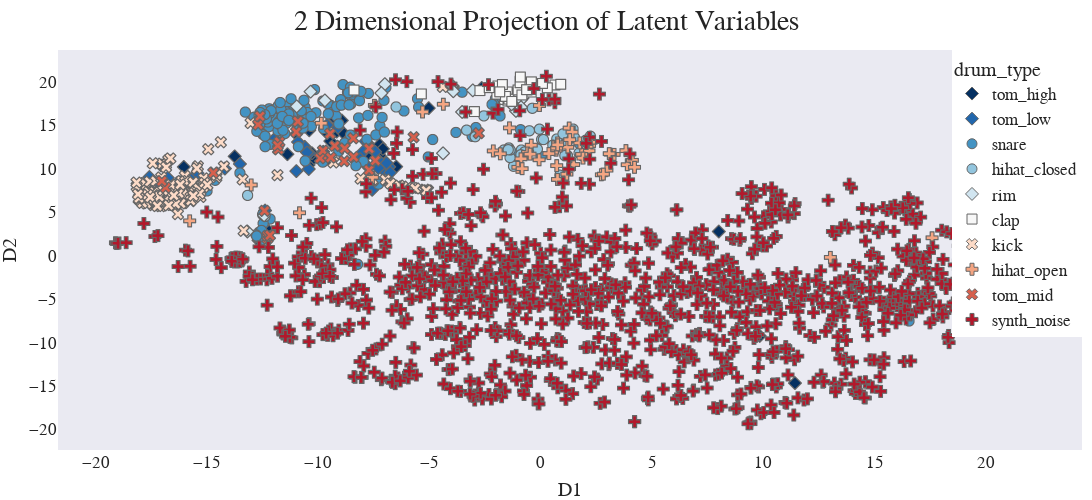

Notebook source saved alongside this figure:
### Code cell
scope = PlotlyScope()

df=pd.read_csv("../feature_extraction/csvs/df_8_2D.csv",index_col=False)

# fig = px.scatter_3d(df, x="D1",y="D2",z="D3",color="label",symbol="drum_type",hover_data=["path"],color_discrete_sequence=px.colors.qualitative.Dark2)
s_map={"tom_mid":"x","hihat_closed":"circle","synth_noise":"cross","tom_low":"diamond","tom_high":"diamond"}
fig = px.scatter(df, x="D1",y="D2",color="drum_type",symbol="drum_type",hover_data=["path"],
                    color_discrete_sequence= px.colors.sequential.RdBu_r,symbol_map=s_map)

fig.update_layout(
 autosize=False,title_text='2 Dimensional Projection of Latent Variables', title_x=0.5, title_y=0.98,
                    template="seaborn",
                    width=1100,
                    height=500, margin=dict( r=10, l=10, b=0, t=50),
                    font_family="Times New Roman",
                    font_size=17,
                    title_font_family="Times New Roman",
                    title_font_size=28,
                    legend=dict(orientation="v",yanchor="top",y=1.0,xanchor="right",x=1))
fig.update_traces(marker=dict(size=10,opacity=1,line=dict(width=1,color='#666666')))
fig.update_xaxes(showgrid=False,zeroline=False,)

fig.update_yaxes(showgrid=False,zeroline=False,)

g=fig
fig.show()
with open("t-SNE_2d.svg", "wb") as f:
    f.write(scope.transform(fig, format="svg", width=1100,height=500,  ))

### Figure 1 — Plotly figure (JSON) as saved in the notebook; plotly's stock layout.template omitted (floating-point values rounded to 4 significant figures; data arrays with more than 128 entries replaced by an {"elided": "..."} marker saying what was removed)
{"data": [{"customdata": [["./dk_data/tom_high/Roland Tr-909-TR-909Tom Hi 01.wav"], ["./dk_data/tom_high/Kawai R50e-R50eTomA_Hi.wav"], ["./dk_data/tom_high/Vermona Drum-MaxV - Tom Hi.wav"], ["./dk_data/tom_high/Kawai R50-R50 TomH.wav"], ["./dk_data/tom_high/Alesis Hr16-MaxV - HR16 10-DBL TOM.wav"], ["./dk_data/tom_high/Yamaha RX21-RX21Tom_Hi.wav"], ["./dk_data/tom_high/Alesis DM5-DM5Tom03_Hi.wav"], ["./dk_data/tom_high/Yamaha SY22-Tom2elsy45.wav"], ["./dk_data/tom_high/mercure_drums-gd-tom1.wav"], ["./dk_data/tom_high/Emu Drumulator-DrumulatorTom03.wav"], ["./dk_data/tom_high/Kawai r-50-MaxV - RTOMHREV.wav"], ["./dk_data/tom_high/Alesis DM5-DM5Tom04_Hi.wav"], ["./dk_data/tom_high/Sequential Tom-TOMTom_Hi.wav"], ["./dk_data/tom_high/Emu Drumulator-DrumulatorTom02.wav"], ["./dk_data/tom_high/Roland Tr-606-TR606TomHi05.wav"], ["./dk_data/tom_high/Akai Mpc60-MaxV - Tom High.wav"], ["./dk_data/tom_high/Coron Drum Synce DS-7-coron-ds7-tom7.wav"], ["./dk_data/tom_high/Roland Tr-909-TR-909Tom Hi 02.wav"], ["./dk_data/tom_high/Sequential DrumTraks Tom-MaxV - Tom Hi.wav"], ["./dk_data/tom_high/Boss DR-202-202tom01.wav"], ["./dk_data/tom_high/Coron Drum Synce DS-7-coron-ds7-tom5.wav"], ["./dk_data/tom_high/Roland Tr-606-TR606TomHi_OD.wav"], ["./dk_data/tom_high/Roland MC303-MaxV - Achitom2.wav"], ["./dk_data/tom_high/Alesis Hr16-HR16Tom02.wav"], ["./dk_data/tom_high/Roland Tr-606-MaxV - Roland Tr-606 - Tom-Hi.wav"], ["./dk_data/tom_high/Alesis DM5-DM5Tom02_Hi.wav"], ["./dk_data/tom_high/Akai XR10-XR10HiTom03.wav"], ["./dk_data/tom_high/Alesis DM5-DM5Tom01_Hi.wav"], ["./dk_data/tom_high/AKAI XE-8-MaxV - XE8 Tom High int_12.wav"], ["./dk_data/tom_high/Fricke MFB 512-MaxV - Tom High.wav"], ["./dk_data/tom_high/Kawai r-50-MaxV - ATOMSDGA.wav"]], "hovertemplate": "drum_type=tom_high<br>D1=%{x}<br>D2=%{y}<br>path=%{customdata[0]}<extra></extra>", "legendgroup": "tom_high", "marker": {"color": "rgb(5,48,97)", "line": {"color": "#666666", "width": 1}, "opacity": 1, "size": 10, "symbol": "diamond"}, "mode": "markers", "name": "tom_high", "showlegend": true, "type": "scattergl", "x": [-9.182, -9.237, -12.7, -2.663, -10.42, -9.629, -10.44, -6.507, -8.91, 9.835, -8.952, -9.512, -13.77, -10.2, -12.04, -7.247, 11.42, -16.05, -11.4, -12.22, 7.997, -7.783, -7.251, -7.768, -11.59, -9.465, -7.105, -12.22, -10.29, -11.0, -5.044], "xaxis": "x", "y": [14.27, 15.74, 1.759, 19.3, 14.43, 14.16, 10.45, 10.25, 14.19, -9.237, 15.56, 11.03, 11.43, 11.23, 16.16, 11.52, -14.66, 10.22, 11.68, 2.786, 2.777, 12.92, 12.77, 11.73, 15.73, 13.18, 12.29, 15.6, 11.79, 13.99, 16.98], "yaxis": "y"}, {"customdata": [["./dk_data/tom_low/Visco Space drums-MaxV - Tom Lo.wav"], ["./dk_data/tom_low/Yamaha RX-11-MaxV - RX11 TOM3.wav"], ["./dk_data/tom_low/Korg DDM110-Ddm110Tom_Lo.wav"], ["./dk_data/tom_low/Linn Drum LM1-tom6.wav"], ["./dk_data/tom_low/Alesis DM5-DM5Tom10_Lo.wav"], ["./dk_data/tom_low/Akai Mpc60-MaxV - Tom Low 2.wav"], ["./dk_data/tom_low/Linn Drum LM1-tom1.wav"], ["./dk_data/tom_low/Roland R-8-R8Tom35.wav"], ["./dk_data/tom_low/Alesis DM5-DM5Tom12_Lo.wav"], ["./dk_data/tom_low/Roland SH-09-MaxV - stompbass4.wav"], ["./dk_data/tom_low/Roland R-8-R8Tom27.wav"], ["./dk_data/tom_low/Fairlight IIx-MaxV - DeepTom.wav"], ["./dk_data/tom_low/Roland Tr-606-TR606TomLo02.wav"], ["./dk_data/tom_low/Akai XR10-XR10LoTom03.wav"], ["./dk_data/tom_low/Roland JD-990-MaxV - RIM-TOM4.wav"], ["./dk_data/tom_low/Suzuki RPM-40-MaxV - Tom.wav"], ["./dk_data/tom_low/Linn Drum LM2-Linn lo tom.wav"], ["./dk_data/tom_low/Korg MS-20-MaxV - TomLo.wav"], ["./dk_data/tom_low/Alesis DM5-DM5Tom01_Lo.wav"], ["./dk_data/tom_low/Kurzweil K2000 ROM-MaxV - lotom.wav"], ["./dk_data/tom_low/Alesis DM5-DM5Tom20_Lo.wav"], ["./dk_data/tom_low/Virtual MPC Electronics-MaxV - Tom.wav"], ["./dk_data/tom_low/Alesis DM5-DM5Tom18_Lo.wav"], ["./dk_data/tom_low/Alesis DM5-DM5Tom05_Lo.wav"], ["./dk_data/tom_low/Roland R-5-R-5 Room Ambient Tom 1.wav"], ["./dk_data/tom_low/DPM-48-TOM3.wav"], ["./dk_data/tom_low/Kawai r-50-MaxV - ETOMLR50.wav"], ["./dk_data/tom_low/Akai XR10-XR10LoTom04.wav"], ["./dk_data/tom_low/Roland Tr-606-TR606TomLo_OD.wav"], ["./dk_data/tom_low/Yamaha MR10-MR10Tom_Lo.wav"], ["./dk_data/tom_low/Roland R-8-R8Tom16.wav"], ["./dk_data/tom_low/Kawai XD5-XD5TomLo.wav"], ["./dk_data/tom_low/Simmons SDS5-SDSTomE2.wav"], ["./dk_data/tom_low/Boss DR-202-202tom06.wav"], ["./dk_data/tom_low/Yamaha RX21-RX21Tom_Lo.wav"], ["./dk_data/tom_low/Roland R-8-R8Tom19.wav"], ["./dk_data/tom_low/Emu Drumulator-DrumulatorETomLo.wav"]], "hovertemplate": "drum_type=tom_low<br>D1=%{x}<br>D2=%{y}<br>path=%{customdata[0]}<extra></extra>", "legendgroup": "tom_low", "marker": {"color": "rgb(33,102,172)", "line": {"color": "#666666", "width": 1}, "opacity": 1, "size": 10, "symbol": "diamond"}, "mode": "markers", "name": "tom_low", "showlegend": true, "type": "scattergl", "x": [-17.6, -15.52, -14.21, -7.664, -10.44, -10.62, -7.879, -9.786, -7.066, -12.4, -13.53, -17.08, -12.02, -6.82, -6.939, -9.619, -9.121, -6.773, -16.92, -8.705, -7.339, -11.97, -7.793, -16.78, -16.31, -7.586, -10.41, -10.92, -7.993, -15.83, -7.307, -10.51, -8.126, -10.99, -15.44, -17.19, -7.45], "xaxis": "x", "y": [9.052, 9.258, 10.03, 12.46, 9.97, 12.53, 13.17, 11.96, 9.823, 5.195, 10.56, 10.38, 15.25, 10.23, 10.67, 15.03, 14.76, 9.547, 7.396, 13.25, 11.08, 13.46, 10.27, 8.972, 7.726, 7.578, 11.81, 13.08, 11.97, 7.508, 10.08, 11.88, 11.11, 9.732, 9.494, 7.987, 11.96], "yaxis": "y"}, {"customdata": {"elided": "143x1 str values"}, "hovertemplate": "drum_type=snare<br>D1=%{x}<br>D2=%{y}<br>path=%{customdata[0]}<extra></extra>", "legendgroup": "snare", "marker": {"color": "rgb(67,147,195)", "line": {"color": "#666666", "width": 1}, "opacity": 1, "size": 10, "symbol": "circle"}, "mode": "markers", "name": "snare", "showlegend": true, "type": "scattergl", "x": {"elided": "143 float values"}, "xaxis": "x", "y": {"elided": "143 float values"}, "yaxis": "y"}, {"customdata": [["./dk_data/hihat_closed/Roland Tr-606-TR606Hat_C_OD.wav"], ["./dk_data/hihat_closed/Roland Tr-606-TR606Hat_C05.wav"], ["./dk_data/hihat_closed/Casio PT-68-MaxV - HH Cl.wav"], ["./dk_data/hihat_closed/Boss DR-550-MaxV - CHH1.wav"], ["./dk_data/hihat_closed/Akai Mpc60-MaxV - HiHat Closed.wav"], ["./dk_data/hihat_closed/Acetone Rhythm King-MaxV - HH Cl.wav"], ["./dk_data/hihat_closed/Roland MC09-MC09 HatC_03.wav"], ["./dk_data/hihat_closed/Boss DR-550-DR550Hat03_C.wav"], ["./dk_data/hihat_closed/Roland MC09-MC09 HatC_01.wav"], ["./dk_data/hihat_closed/Sequential Tom-TOMHat_C.wav"], ["./dk_data/hihat_closed/Roland Tr-626-MaxV - Roland - 626_chh 03.wav"], ["./dk_data/hihat_closed/MXR Computer Rhythm 185-MaxV - MXR Hat_closed.wav"], ["./dk_data/hihat_closed/Yamaha RY-10-MaxV - HHC6VRB.wav"], ["./dk_data/hihat_closed/Alesis Hr16b-MaxV - HHC 1.wav"], ["./dk_data/hihat_closed/Kawai r-50-MaxV - HHCL_R50.wav"], ["./dk_data/hihat_closed/Electro Harmonix Drm32-MaxV - HH Cl.wav"], ["./dk_data/hihat_closed/Roland D-70-MaxV - CL-HIHAT.wav"], ["./dk_data/hihat_closed/Roland D-10 L.A-la-clhh.wav"], ["./dk_data/hihat_closed/mercure_drums-p-hhc2.wav"], ["./dk_data/hihat_closed/Boss DR-202-202hat07.wav"], ["./dk_data/hihat_closed/Roland MC09-MC09 HatC_07.wav"], ["./dk_data/hihat_closed/Alesis D4fx-MaxV - HiHat Closed 2.wav"], ["./dk_data/hihat_closed/Kawai r-50-MaxV - HHCLENHA.wav"], ["./dk_data/hihat_closed/Emu Drumulator-DrumulatorHat_C.wav"], ["./dk_data/hihat_closed/KORG DDD-1-MaxV - DDD1 clhh1.wav"], ["./dk_data/hihat_closed/Boss DR-202-202hat05.wav"], ["./dk_data/hihat_closed/Roland CR-8000-CR8000Hat_C.wav"], ["./dk_data/hihat_closed/Casio PT-30-MaxV - HH Cl.wav"], ["./dk_data/hihat_closed/Boss DR-202-202hat09.wav"], ["./dk_data/hihat_closed/Fairlight IIx-MaxV - HHPedal.wav"], ["./dk_data/hihat_closed/Yamaha PSR-MaxV - psr-hatcl.wav"], ["./dk_data/hihat_closed/Roland Tr-909-MaxV - Roland909 - 909HHB 05.wav"], ["./dk_data/hihat_closed/Sequential DrumTraks Tom-MaxV - HiHat Closed.wav"], ["./dk_data/hihat_closed/Roland MC09-MC09 HatC_08.wav"], ["./dk_data/hihat_closed/Yamaha RY-10-MaxV - HHC9VRB.wav"]], "hovertemplate": "drum_type=hihat_closed<br>D1=%{x}<br>D2=%{y}<br>path=%{customdata[0]}<extra></extra>", "legendgroup": "hihat_closed", "marker": {"color": "rgb(146,197,222)", "line": {"color": "#666666", "width": 1}, "opacity": 1, "size": 10, "symbol": "circle"}, "mode": "markers", "name": "hihat_closed", "showlegend": true, "type": "scattergl", "x": [1.741, 1.716, 1.191, -1.231, 0.03122, 0.8524, -0.1608, -1.659, -0.8817, 1.195, 0.7133, -0.06604, 0.5352, -1.388, -0.5209, -13.18, -1.441, -2.955, -3.34, 1.511, -0.7337, -2.566, 2.222, 1.222, 2.027, 0.1126, -1.385, -0.3859, -6.509, -12.4, 0.9937, 1.447, 1.074, -0.9011, -1.468], "xaxis": "x", "y": [11.75, 11.82, 13.13, 10.29, 13.38, 9.264, 12.27, 12.17, 12.16, 11.51, 13.43, 14.56, 12.72, 11.29, 14.37, 6.939, 12.4, 13.69, 14.45, 13.57, 11.93, 16.09, 13.75, 13.83, 13.3, 13.36, 12.16, 16.96, 17.12, 4.519, 14.02, 14.57, 11.51, 11.61, 12.19], "yaxis": "y"}, {"customdata": [["./dk_data/rim/Akai Mpc60-MaxV - Rimshot 3.wav"], ["./dk_data/rim/Kawai R50e-R50eRimshot.wav"], ["./dk_data/rim/Oberheim Dmx-DMXRim.wav"], ["./dk_data/rim/Linn Linn-9000-MaxV - Rimshot.wav"], ["./dk_data/rim/Gulbransen-MaxV - Rim.wav"], ["./dk_data/rim/Jomox Xbase-09-Rim01.wav"], ["./dk_data/rim/Akai Mpc60-MaxV - Rimshot 1.wav"], ["./dk_data/rim/Korg DDM110-MaxV - 110_rim.wav"], ["./dk_data/rim/Roland JD-990-MaxV - MARIMWAV.wav"], ["./dk_data/rim/KORG DDD-1-MaxV - DDD1 rimshot.wav"], ["./dk_data/rim/Roland R-5-R-5 Rimshot Snare 1.wav"], ["./dk_data/rim/Yamaha RX11-RX11Rimshot.wav"], ["./dk_data/rim/Akai XR10-XR10Rimshot02.wav"], ["./dk_data/rim/Alesis DM5-DM5Rim05.wav"], ["./dk_data/rim/Roland Tr-808-TR-808Rim01.wav"], ["./dk_data/rim/Roland TR-505-TR-505Rim.wav"], ["./dk_data/rim/Roland D-10 L.A-la-rim.wav"], ["./dk_data/rim/Emu Drumulator-MaxV - EMU_RIM.wav"], ["./dk_data/rim/Jomox Xbase-09-Rim02.wav"]], "hovertemplate": "drum_type=rim<br>D1=%{x}<br>D2=%{y}<br>path=%{customdata[0]}<extra></extra>", "legendgroup": "rim", "marker": {"color": "rgb(209,229,240)", "line": {"color": "#666666", "width": 1}, "opacity": 1, "size": 10, "symbol": "diamond"}, "mode": "markers", "name": "rim", "showlegend": true, "type": "scattergl", "x": [-1.774, -7.016, -3.961, -3.061, -1.122, -13.19, -2.108, -12.44, -4.399, -0.8806, -10.98, -3.992, -9.711, -0.8921, -3.542, -3.939, -1.318, -7.173, -10.35], "xaxis": "x", "y": [18.8, 19.74, 19.5, 19.03, 16.66, 2.783, 19.2, 4.637, 11.79, 17.97, 17.18, 19.56, 17.86, 17.08, 16.54, 18.92, 17.42, 18.71, 18.88], "yaxis": "y"}, {"customdata": [["./dk_data/clap/Linn Linn-9000-MaxV - Clap 1.wav"], ["./dk_data/clap/Linn Linn-9000-MaxV - Clap 2.wav"], ["./dk_data/clap/Kawai r-50-MaxV - CLAP2R50.wav"], ["./dk_data/clap/Roland Tr-626-MaxV - Roland - 626_clap 04.wav"], ["./dk_data/clap/Kawai R-50e-MaxV - R50e Clap.wav"], ["./dk_data/clap/Alesis Hr16b-HR16B 036 Gated Claps.wav"], ["./dk_data/clap/Alesis D4fx-MaxV - Clap.wav"], ["./dk_data/clap/Simmons Clap-MaxV - SM Clap14.wav"], ["./dk_data/clap/Simmons Clap-MaxV - SM Clap12.wav"], ["./dk_data/clap/Simmons Clap-MaxV - SM Clap7.wav"], ["./dk_data/clap/EMU E-drum-MaxV - Clap.wav"], ["./dk_data/clap/AKAI XE-8-MaxV - XE8 Clap int_15.wav"], ["./dk_data/clap/Roland Tr-808-TR-808Clap01.wav"], ["./dk_data/clap/Korg DDM110-MaxV - 110_clap.wav"], ["./dk_data/clap/Simmons Clap-MaxV - SM Clap20.wav"], ["./dk_data/clap/MultiMoog-MaxV - JeeesuosClaps.wav"], ["./dk_data/clap/Simmons Clap-MaxV - SM Clap19.wav"], ["./dk_data/clap/Boss DR-110-DR-110Clap.wav"], ["./dk_data/clap/Yamaha RY30-RY30Clap.wav"], ["./dk_data/clap/Simmons Clap-MaxV - SM Clap23.wav"], ["./dk_data/clap/Roland Tr-808-TR-808Clap02.wav"], ["./dk_data/clap/Simmons Clap-MaxV - SM Clap2.wav"], ["./dk_data/clap/Roland D-70-MaxV - CLAP.wav"], ["./dk_data/clap/Simmons Clap-MaxV - SM Clap11.wav"], ["./dk_data/clap/Linn Linndrum-LinnClap.wav"], ["./dk_data/clap/Roland MC303-MaxV - Rapclap1.wav"], ["./dk_data/clap/Alesis Sr16-SR16Clap.wav"], ["./dk_data/clap/Jomox Xbase-09-LFOClap.wav"]], "hovertemplate": "drum_type=clap<br>D1=%{x}<br>D2=%{y}<br>path=%{customdata[0]}<extra></extra>", "legendgroup": "clap", "marker": {"color": "rgb(247,247,247)", "line": {"color": "#666666", "width": 1}, "opacity": 1, "size": 10, "symbol": "square"}, "mode": "markers", "name": "clap", "showlegend": true, "type": "scattergl", "x": [-1.931, -1.64, -1.98, -0.7689, -1.511, -1.481, -1.44, -1.733, 0.6333, -5.375, -0.4367, -0.4292, -0.6272, -2.743, 0.2879, -8.401, 0.8915, -1.027, 0.07129, -0.9368, -1.595, -0.9256, -0.8548, -0.6444, -2.323, -1.31, -1.851, -2.988], "xaxis": "x", "y": [19.53, 17.98, 18.58, 18.65, 18.84, 17.8, 18.01, 19.7, 19.65, 18.61, 18.83, 20.0, 19.06, 18.99, 19.32, 19.06, 19.72, 19.07, 19.82, 19.9, 18.33, 20.56, 18.5, 19.1, 19.34, 17.76, 18.86, 16.58], "yaxis": "y"}, {"customdata": [["./dk_data/kick/Kawai r-50-MaxV - BD2__R50.wav"], ["./dk_data/kick/Jomox Xbase-09-BassDr06.wav"], ["./dk_data/kick/Roland Tr-808-TR-808Kick07.wav"], ["./dk_data/kick/Yamaha RY30-RY30Kick05.wav"], ["./dk_data/kick/mercure_drums-gd-kick1.wav"], ["./dk_data/kick/Alesis DM5-DM5Kick21.wav"], ["./dk_data/kick/Roland Tr-909-TR-909Kick 07.wav"], ["./dk_data/kick/Roland D-10 L.A-la-bd1.wav"], ["./dk_data/kick/Alesis Hr16b-HR16B 006 Deep Wood Kick.wav"], ["./dk_data/kick/Roland R-8-R8Kick05.wav"], ["./dk_data/kick/Boss DR-660-DR-660Kick21.wav"], ["./dk_data/kick/Boss DR-660-DR-660Kick05.wav"], ["./dk_data/kick/Roland Tr-909-MaxV - Roland909 - 909BDA 01.wav"], ["./dk_data/kick/Roland R-8-R8Kick27.wav"], ["./dk_data/kick/Alesis DM5-DM5Kick48.wav"], ["./dk_data/kick/Alesis DM5-DM5Kick78.wav"], ["./dk_data/kick/Akai XR10-XR10Kick04.wav"], ["./dk_data/kick/Fricke MFB 512-MaxV - Kick.wav"], ["./dk_data/kick/Roland Tr-707-TR-707Kick01.wav"], ["./dk_data/kick/Roland TR-909 BD Selection-KK-Di909BD 26.wav"], ["./dk_data/kick/Electro Harmonix Drm15-MaxV - Kick.wav"], ["./dk_data/kick/Roland Tr-808-MaxV - Roland808 - BD0050 16.wav"], ["./dk_data/kick/Boss DR-660-DR-660Kick41.wav"], ["./dk_data/kick/Yamaha RX-11-MaxV - RX11 BD1.wav"], ["./dk_data/kick/Alesis Hr16-HR16Kick02.wav"], ["./dk_data/kick/AKAI XE-8-MaxV - XE8 Kick 2 int_2.wav"], ["./dk_data/kick/Linn Linndrum-LinnKick02.wav"], ["./dk_data/kick/Acetone Rhythm Ace-MaxV - KICK2.wav"], ["./dk_data/kick/Roland R-8-R8Kick03.wav"], ["./dk_data/kick/Roland MC303-MaxV - Drybd1.wav"], ["./dk_data/kick/Roland TR-909 BD Selection-KK-Di909BD 49.wav"], ["./dk_data/kick/Roland Tr-909-TR-909Kick 10.wav"], ["./dk_data/kick/Kawai r-50-MaxV - ATMBDR50.wav"], ["./dk_data/kick/Boss DR-660-DR-660Kick39.wav"], ["./dk_data/kick/Yamaha RX11-RX11Kick.wav"], ["./dk_data/kick/Boss DR-660-DR-660Kick07.wav"], ["./dk_data/kick/Roland Tr-808-MaxV - Roland808 - BD7525 35.wav"], ["./dk_data/kick/Fairlight IIx-MaxV - Bdrum.wav"], ["./dk_data/kick/Roland TR-909 BD Selection-KK-Di909BD 40.wav"], ["./dk_data/kick/Boss DR-660-DR-660Kick20.wav"], ["./dk_data/kick/Alesis DM5-DM5Kick09.wav"], ["./dk_data/kick/Alesis DM5-DM5Kick69.wav"], ["./dk_data/kick/Roland TR-909 BD Selection-KK-Di909BD 08.wav"], ["./dk_data/kick/Roland Tr-808-TR-808Kick03.wav"], ["./dk_data/kick/Yamaha RX-5-MaxV - RX5PBD3.wav"], ["./dk_data/kick/Roland TR-909 BD Selection-KK-Di909BD 62.wav"], ["./dk_data/kick/Roland TR-909 BD Selection-KK-Di909BD 53.wav"], ["./dk_data/kick/Oberheim Dmx-DMXKick02.wav"], ["./dk_data/kick/Roland TR-909 BD Selection-KK-Di909BD 04.wav"], ["./dk_data/kick/Roland Tr-606-TR606Kick01.wav"], ["./dk_data/kick/Boss DR-660-DR-660Kick15.wav"], ["./dk_data/kick/Univox Micro-Rhythmer 12-MaxV - UNIVOXBD.wav"], ["./dk_data/kick/Roland S-50-MaxV - ebd.wav"], ["./dk_data/kick/Akai XR10-XR10Kick02.wav"], ["./dk_data/kick/Boss DR-660-DR-660Kick26.wav"], ["./dk_data/kick/Yamaha RX-5-MaxV - RX5IBD1.wav"], ["./dk_data/kick/Yamaha RX-5-MaxV - RX5PBD2.wav"], ["./dk_data/kick/Alesis Hr16-HR16Kick06.wav"], ["./dk_data/kick/Roland TR-909 BD Selection-KK-Di909BD 51.wav"], ["./dk_data/kick/Roland TR-909 BD Selection-KK-Di909BD 25.wav"], ["./dk_data/kick/Alesis DM5-DM5Kick16.wav"], ["./dk_data/kick/Alesis DM5-DM5Kick62.wav"], ["./dk_data/kick/Roland R-5-R-5 Electronic Kick.wav"], ["./dk_data/kick/Alesis DM5-DM5Kick38.wav"], ["./dk_data/kick/Alesis DM5-DM5Kick30.wav"], ["./dk_data/kick/Linn Linndrum-LinnKick01.wav"], ["./dk_data/kick/Roland D-10 L.A-la-wetbd.wav"], ["./dk_data/kick/Korg DDM110-Ddm110Kick.wav"], ["./dk_data/kick/Linn Linn-9000-MaxV - Kick 1.wav"], ["./dk_data/kick/Roland R-8-R8Kick22.wav"], ["./dk_data/kick/Kawai R50e-R50eKick03.wav"], ["./dk_data/kick/Alesis DM5-DM5Kick77.wav"], ["./dk_data/kick/Roland JV 1080-MaxV - BD2.wav"], ["./dk_data/kick/Kawai XD5-XD5Kick04.wav"], ["./dk_data/kick/Roland TR-909 BD Selection-KK-Di909BD 35.wav"], ["./dk_data/kick/Kawai XD5-XD5Kick01.wav"], ["./dk_data/kick/Akai XR-1-MaxV - Kick 09.wav"], ["./dk_data/kick/Yamaha RX-5-MaxV - RX5PBD1.wav"], ["./dk_data/kick/Boss DR-660-DR-660Kick49.wav"], ["./dk_data/kick/Fairlight IIx-MaxV - Bbdrum1.wav"], ["./dk_data/kick/MXR Computer Rhythm 185-MaxV - MXR Kick.wav"], ["./dk_data/kick/Kawai r-50-MaxV - ACCBDENH.wav"], ["./dk_data/kick/KorgMP7-Kickdrum.wav"], ["./dk_data/kick/Alesis DM5-DM5Kick84.wav"], ["./dk_data/kick/Alesis DM5-DM5Kick82.wav"], ["./dk_data/kick/Linn Drum LM2-Linn kick hard.wav"], ["./dk_data/kick/XE8-XE8 Kick 2 int_2.wav"], ["./dk_data/kick/Acetone Rhythm Ace-MaxV - KICK4.wav"], ["./dk_data/kick/Alesis Sr16-SR16Kick01.wav"], ["./dk_data/kick/Fricke MFB 502-MaxV - Kick.wav"], ["./dk_data/kick/Roland Tr-808-MaxV - Roland808 - BD7500 33.wav"], ["./dk_data/kick/Roland Tr-606-TR606Kick_OD.wav"], ["./dk_data/kick/Roland TR-55-MaxV - Kick.wav"], ["./dk_data/kick/Roland MC09-MC09 Kick04.wav"], ["./dk_data/kick/mercure_drums-tt-kick1.wav"], ["./dk_data/kick/Roland JV 1080-MaxV - BD1.wav"], ["./dk_data/kick/Alesis DM5-DM5Kick42.wav"], ["./dk_data/kick/Roland TR-909 BD Selection-KK-Di909BD 59.wav"], ["./dk_data/kick/Roland R-8-R8Kick26.wav"], ["./dk_data/kick/Roland Tr-808-TR-808Kick15.wav"], ["./dk_data/kick/Alesis DM5-DM5Kick32.wav"], ["./dk_data/kick/Roland Tr-808-TR-808Kick02.wav"], ["./dk_data/kick/Roland Tr-808-MaxV - Roland808 - BD2575 27.wav"], ["./dk_data/kick/Alesis DM5-DM5Kick31.wav"], ["./dk_data/kick/AKAI XE-8-MaxV - XE8 Kick 1 int_1.wav"], ["./dk_data/kick/Roland TR-909 BD Selection-KK-Di909BD 11.wav"], ["./dk_data/kick/EMU E-drum-MaxV - Kick4.wav"], ["./dk_data/kick/Boss DR-660-DR-660Kick14.wav"], ["./dk_data/kick/Yamaha RX21-RX21Kick.wav"], ["./dk_data/kick/Deepsky-909kick.wav"], ["./dk_data/kick/Fairlight IIx-MaxV - Symkick.wav"], ["./dk_data/kick/Roland Tr-808-MaxV - Roland808 - BD2500 23.wav"], ["./dk_data/kick/Linn Linn-9000-MaxV - Kick 2.wav"], ["./dk_data/kick/Boss DR-55-DR-55Kick.wav"], ["./dk_data/kick/Alesis Hr16b-HR16B 005 Techno Kick.wav"], ["./dk_data/kick/Roland PB-300 Rhythm Plus-MaxV - Kick.wav"]], "hovertemplate": "drum_type=kick<br>D1=%{x}<br>D2=%{y}<br>path=%{customdata[0]}<extra></extra>", "legendgroup": "kick", "marker": {"color": "rgb(253,219,199)", "line": {"color": "#666666", "width": 1}, "opacity": 1, "size": 10, "symbol": "x"}, "mode": "markers", "name": "kick", "showlegend": true, "type": "scattergl", "x": [-16.23, -15.42, -8.106, -15.72, -16.5, -17.08, -14.39, -15.3, -14.59, -15.75, -16.52, -16.85, -13.05, -15.17, -17.03, -16.07, -15.65, -17.01, -16.72, -5.075, -17.28, -17.81, -17.56, -17.09, -14.25, -17.38, -16.27, -17.97, -11.82, -16.75, -5.221, -14.95, -16.01, -17.81, -16.52, -15.6, -16.93, -16.35, -5.208, -16.15, -15.68, -17.42, -6.403, -17.01, -6.986, -5.749, -5.653, -16.69, -5.116, -17.11, -17.59, -13.41, -16.85, -15.16, -9.331, -17.34, -17.32, -17.33, -6.218, -5.094, -18.02, -4.411, -15.99, -15.85, -17.68, -16.25, -16.5, -15.68, -16.09, -15.63, -16.62, -17.14, -13.36, -14.7, -6.36, -18.17, -16.12, -17.61, -17.63, -15.39, -17.74, -17.45, -17.92, -18.18, -7.555, -16.91, -17.39, -17.16, -16.18, -18.08, -15.74, -17.07, -17.67, -18.07, -15.13, -16.27, -16.6, -6.765, -14.99, -7.576, -18.11, -15.34, -11.84, -16.21, -17.57, -5.157, -15.63, -16.99, -17.24, -16.66, -15.47, -16.42, -16.32, -16.73, -14.57, -16.5], "xaxis": "x", "y": [7.958, 10.29, 8.867, 7.914, 6.758, 7.05, 13.06, 6.758, 9.016, 6.274, 7.126, 10.5, 15.26, 7.909, 10.59, 6.151, 8.243, 5.787, 6.565, 7.494, 7.265, 8.355, 8.34, 5.7, 10.27, 6.518, 6.527, 7.498, 12.26, 11.01, 7.589, 12.25, 9.171, 6.928, 5.834, 7.515, 6.533, 6.402, 7.568, 8.586, 6.824, 5.817, 8.034, 8.024, 8.75, 7.795, 7.743, 6.892, 7.522, 6.238, 8.512, 8.775, 10.19, 8.897, 10.73, 6.094, 8.582, 7.43, 7.947, 7.499, 6.383, 19.43, 8.526, 7.207, 6.045, 6.744, 7.629, 6.485, 6.044, 8.449, 8.143, 6.962, 2.866, 9.575, 8.054, 7.976, 7.08, 7.351, 7.321, 7.713, 6.009, 10.64, 6.073, 8.417, 8.642, 6.302, 6.518, 6.796, 6.012, 6.516, 6.337, 8.999, 7.0, 6.63, 8.376, 7.188, 5.83, 8.305, 8.141, 8.785, 7.076, 7.141, 9.262, 8.186, 6.716, 7.503, 6.892, 7.511, 5.709, 11.19, 10.04, 5.94, 4.781, 5.795, 9.291, 6.923], "yaxis": "y"}, {"customdata": [["./dk_data/hihat_open/Yamaha RX5-RX5Hat_O.wav"], ["./dk_data/hihat_open/Sequential Tom-TOMHat_O.wav"], ["./dk_data/hihat_open/Roland MC09-MC09 HatO_04.wav"], ["./dk_data/hihat_open/Visco Space drums-MaxV - HH Op.wav"], ["./dk_data/hihat_open/Korg SR-120-MaxV - HH Op.wav"], ["./dk_data/hihat_open/Casio PT-68-MaxV - HH Op.wav"], ["./dk_data/hihat_open/Roland MC09-MC09 HatO_02.wav"], ["./dk_data/hihat_open/Roland SC-88-MaxV - D#4 Open High Conga.wav"], ["./dk_data/hihat_open/MATTEL SYNSONIC-MaxV - Mattel Hi-Hat.wav"], ["./dk_data/hihat_open/Roland MC09-MC09 HatO_03.wav"], ["./dk_data/hihat_open/Roland Tr-808-TR-808Hat_O01.wav"], ["./dk_data/hihat_open/Roland MC303-MaxV - Openpand.wav"], ["./dk_data/hihat_open/Oberheim DX-MaxV - DMX__OHH.wav"], ["./dk_data/hihat_open/Boss DR-110-DR-110Hat_O.wav"], ["./dk_data/hihat_open/KORG DDD-1-MaxV - DDD1 ophh1.wav"], ["./dk_data/hihat_open/Roland System-100-MaxV - Roland -open2 18.wav"], ["./dk_data/hihat_open/Acetone Rhythm King-MaxV - HH Op.wav"], ["./dk_data/hihat_open/Boss DR-55-DR-55Hat.wav"], ["./dk_data/hihat_open/Roland Tr-606-TR606Hat_O01.wav"], ["./dk_data/hihat_open/Alesis Sr16-SR16Hat_O4.wav"], ["./dk_data/hihat_open/XE8-XE8 Hat Open ext_5.wav"], ["./dk_data/hihat_open/Yamaha SY22-Hhopsy53.wav"], ["./dk_data/hihat_open/Korg Pro-Wave-MaxV - PDLHIHAT.wav"], ["./dk_data/hihat_open/Fricke MFB 502-MaxV - HiHat Open.wav"], ["./dk_data/hihat_open/XE8-XE8 Hat Open int_7.wav"], ["./dk_data/hihat_open/Korg KPR77-KPRHat_O.wav"], ["./dk_data/hihat_open/Boss DR-202-202hat22.wav"], ["./dk_data/hihat_open/Farfisa-MaxV - HH Op.wav"], ["./dk_data/hihat_open/Kurzweil K2000 ROM-MaxV - hihat2.wav"], ["./dk_data/hihat_open/Visco Space drums-MaxV - HH Cl.wav"], ["./dk_data/hihat_open/Roland R-8-R8Hat_O03.wav"], ["./dk_data/hihat_open/Korg MS-20-MaxV - HH Op.wav"], ["./dk_data/hihat_open/Boss Dr Rhythm110-MaxV - HiHat Open.wav"], ["./dk_data/hihat_open/Roland R-8-R8Hat_O06.wav"], ["./dk_data/hihat_open/Roland Tr-606-TR606Hat_O_OD.wav"], ["./dk_data/hihat_open/Luxor Passet-MaxV - HH Cl.wav"], ["./dk_data/hihat_open/Roland System-100-MaxV - Roland -open2 30.wav"], ["./dk_data/hihat_open/Roland Tr-808-MaxV - Roland808 - 808HH 06.wav"], ["./dk_data/hihat_open/Yamaha RX5-RX5Hat_C.wav"], ["./dk_data/hihat_open/Sequential Drumtrax-DrumtraxOpenhat.wav"], ["./dk_data/hihat_open/Alesis Sr16-SR16Hat_O2.wav"], ["./dk_data/hihat_open/Lel UDS-MaxV - HiHat Open 2.wav"], ["./dk_data/hihat_open/Wurlitzer Swinging Rhythm-MaxV - HH Op.wav"], ["./dk_data/hihat_open/Yamaha EM-90-MaxV - HH Op.wav"], ["./dk_data/hihat_open/Roland Tr-626-TR-626Hat_O.wav"], ["./dk_data/hihat_open/Roland MC09-MC09 HatO_05.wav"], ["./dk_data/hihat_open/Roland MT32-MaxV - MTAgogoHigh.wav"], ["./dk_data/hihat_open/Roland SC-88-MaxV - D#6 Open Surdo.wav"], ["./dk_data/hihat_open/Korg KPR77-MaxV - KR77 -Hat-Op 05.wav"], ["./dk_data/hihat_open/Alesis DM5-DM5Hat_O03.wav"]], "hovertemplate": "drum_type=hihat_open<br>D1=%{x}<br>D2=%{y}<br>path=%{customdata[0]}<extra></extra>", "legendgroup": "hihat_open", "marker": {"color": "rgb(244,165,130)", "line": {"color": "#666666", "width": 1}, "opacity": 1, "size": 10, "symbol": "cross"}, "mode": "markers", "name": "hihat_open", "showlegend": true, "type": "scattergl", "x": [13.01, 2.963, 0.6809, -2.14, 2.16, 3.821, 1.208, -7.485, 0.7495, 0.7009, 1.83, -9.87, 3.88, 3.291, 4.11, -10.85, 1.166, 1.749, 1.892, -0.5978, 2.717, 1.471, -1.825, 1.27, 2.809, -0.8955, -5.322, 2.371, -0.08076, -15.79, 0.7527, -1.413, 3.12, 3.071, 17.58, -13.02, 0.745, -0.4335, 1.402, 4.209, -1.037, 0.3579, 2.254, 1.295, -4.386, -0.4881, -0.06487, -7.574, 0.71, -0.8431], "xaxis": "x", "y": [-0.1985, 9.841, 12.14, 12.06, 12.07, 12.09, 12.48, 17.3, 12.97, 12.38, 11.65, 15.24, 10.47, 11.65, 10.98, 4.937, 9.383, 12.98, 11.23, 11.89, 9.309, 10.49, 11.73, 14.69, 9.382, 11.15, 16.54, 13.15, 11.04, 4.006, 12.75, 14.71, 11.68, 11.74, 2.059, 8.138, 8.774, 12.72, 14.22, 10.17, 10.17, 11.75, 13.05, 13.36, 17.43, 11.69, 17.28, 9.011, 10.36, 10.02], "yaxis": "y"}, {"customdata": [["./dk_data/tom_mid/MFB-512-512mdtom.wav"], ["./dk_data/tom_mid/Fricke MFB 502-MaxV - Tom 2.wav"], ["./dk_data/tom_mid/Roland SH-09-MaxV - stompbass2.wav"], ["./dk_data/tom_mid/Alesis DM5-DM5Tom01_M.wav"], ["./dk_data/tom_mid/Emu Sp12-tom.wav"], ["./dk_data/tom_mid/Kawai R50-R50 TomM.wav"], ["./dk_data/tom_mid/Akai XR10-XR10MidTom03.wav"], ["./dk_data/tom_mid/Roland R-8-R8Tom33.wav"], ["./dk_data/tom_mid/Kawai R-50e-MaxV - R50e Tom 2.wav"], ["./dk_data/tom_mid/Simmons SD-8-MaxV - TOM_05.wav"], ["./dk_data/tom_mid/Alesis DM5-DM5Tom15_M.wav"], ["./dk_data/tom_mid/Roland R-8-R8Tom14.wav"], ["./dk_data/tom_mid/Roland Tr-808-TR-808Tom06.wav"], ["./dk_data/tom_mid/Roland R-5-R-5 FX Tom.wav"], ["./dk_data/tom_mid/Roland Tr-626-TR-626Tom_M02.wav"], ["./dk_data/tom_mid/Roland MC303-MaxV - Acmidtom.wav"], ["./dk_data/tom_mid/Roland TR-33-MaxV - Tom Mi.wav"], ["./dk_data/tom_mid/Visco Space drums-MaxV - Tom Mi.wav"], ["./dk_data/tom_mid/Roland R-5-R-5 Dry Tom 2.wav"], ["./dk_data/tom_mid/Roland JV 1080-MaxV - TomMid2.wav"], ["./dk_data/tom_mid/Roland R-8-R8Tom02.wav"], ["./dk_data/tom_mid/Emu Drumulator-DrumulatorETomMid.wav"], ["./dk_data/tom_mid/Kawai r-50-MaxV - TOMM_R50.wav"], ["./dk_data/tom_mid/Kawai R50e-R50eTomE_Mid.wav"], ["./dk_data/tom_mid/Hohner Automatic-MaxV - Tom Mi.wav"], ["./dk_data/tom_mid/Yamaha PSR-MaxV - psr-tom1.wav"], ["./dk_data/tom_mid/Korg ddd5-MaxV - MIDTOM.wav"], ["./dk_data/tom_mid/Alesis DM5-DM5Tom08_M.wav"], ["./dk_data/tom_mid/Simmons SD-8-MaxV - TOM_02.wav"], ["./dk_data/tom_mid/Simmons SD-8-MaxV - TOM_15.wav"]], "hovertemplate": "drum_type=tom_mid<br>D1=%{x}<br>D2=%{y}<br>path=%{customdata[0]}<extra></extra>", "legendgroup": "tom_mid", "marker": {"color": "rgb(214,96,77)", "line": {"color": "#666666", "width": 1}, "opacity": 1, "size": 10, "symbol": "x"}, "mode": "markers", "name": "tom_mid", "showlegend": true, "type": "scattergl", "x": [-11.8, -12.29, -12.42, -11.76, -9.791, -9.929, -7.723, -10.92, -9.477, -2.795, -9.799, -16.87, -12.29, -17.04, -8.437, -7.725, -12.71, -8.823, -14.73, -7.441, -9.271, -5.724, -8.845, -9.477, -11.84, -12.63, -8.423, -9.448, -11.0, -12.18], "xaxis": "x", "y": [12.24, 1.992, 5.159, 13.09, 11.47, 11.22, 12.33, 15.45, 14.04, 14.1, 12.08, 7.841, 2.293, 8.583, 13.51, 9.856, 15.08, 12.35, 9.539, 10.94, 12.64, 13.63, 10.88, 14.04, 12.68, 16.05, 11.36, 11.28, 14.23, 2.346], "yaxis": "y"}, {"customdata": {"elided": "1226x1 str values"}, "hovertemplate": "drum_type=synth_noise<br>D1=%{x}<br>D2=%{y}<br>path=%{customdata[0]}<extra></extra>", "legendgroup": "synth_noise", "marker": {"color": "rgb(178,24,43)", "line": {"color": "#666666", "width": 1}, "opacity": 1, "size": 10, "symbol": "cross"}, "mode": "markers", "name": "synth_noise", "showlegend": true, "type": "scattergl", "x": {"elided": "1226 float values"}, "xaxis": "x", "y": {"elided": "1226 float values"}, "yaxis": "y"}], "layout": {"autosize": false, "font": {"family": "Times New Roman", "size": 17}, "height": 500, "legend": {"orientation": "v", "title": {"text": "drum_type"}, "tracegroupgap": 0, "x": 1, "xanchor": "right", "y": 1, "yanchor": "top"}, "margin": {"b": 0, "l": 10, "r": 10, "t": 50}, "title": {"font": {"family": "Times New Roman", "size": 28}, "text": "2 Dimensional Projection of Latent Variables", "x": 0.5, "y": 0.98}, "width": 1100, "xaxis": {"anchor": "y", "autorange": true, "domain": [0, 1], "range": [-21.71, 24.32], "showgrid": false, "title": {"text": "D1"}, "type": "linear", "zeroline": false}, "yaxis": {"anchor": "x", "autorange": true, "domain": [0, 1], "range": [-22.38, 23.68], "showgrid": false, "title": {"text": "D2"}, "type": "linear", "zeroline": false}}}
